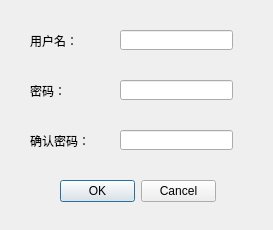
<?xml version="1.0" encoding="UTF-8"?>
<ui version="4.0">
 <class>Dialog</class>
 <widget class="QDialog" name="Dialog">
  <property name="geometry">
   <rect>
    <x>0</x>
    <y>0</y>
    <width>273</width>
    <height>230</height>
   </rect>
  </property>
  <property name="windowTitle">
   <string>添加管理员</string>
  </property>
  <widget class="QDialogButtonBox" name="buttonBox">
   <property name="geometry">
    <rect>
     <x>60</x>
     <y>180</y>
     <width>156</width>
     <height>23</height>
    </rect>
   </property>
   <property name="standardButtons">
    <set>QDialogButtonBox::Cancel|QDialogButtonBox::Ok</set>
   </property>
  </widget>
  <widget class="QLabel" name="label">
   <property name="geometry">
    <rect>
     <x>30</x>
     <y>30</y>
     <width>81</width>
     <height>21</height>
    </rect>
   </property>
   <property name="text">
    <string>用户名：</string>
   </property>
  </widget>
  <widget class="QLabel" name="label_2">
   <property name="geometry">
    <rect>
     <x>30</x>
     <y>80</y>
     <width>81</width>
     <height>21</height>
    </rect>
   </property>
   <property name="text">
    <string>密码：</string>
   </property>
  </widget>
  <widget class="QLabel" name="label_3">
   <property name="geometry">
    <rect>
     <x>30</x>
     <y>130</y>
     <width>81</width>
     <height>21</height>
    </rect>
   </property>
   <property name="text">
    <string>确认密码：</string>
   </property>
  </widget>
  <widget class="QLineEdit" name="UserName">
   <property name="geometry">
    <rect>
     <x>120</x>
     <y>30</y>
     <width>113</width>
     <height>20</height>
    </rect>
   </property>
  </widget>
  <widget class="QLineEdit" name="password">
   <property name="geometry">
    <rect>
     <x>120</x>
     <y>80</y>
     <width>113</width>
     <height>20</height>
    </rect>
   </property>
  </widget>
  <widget class="QLineEdit" name="checkPassword">
   <property name="geometry">
    <rect>
     <x>120</x>
     <y>130</y>
     <width>113</width>
     <height>20</height>
    </rect>
   </property>
  </widget>
 </widget>
 <resources/>
 <connections>
  <connection>
   <sender>buttonBox</sender>
   <signal>accepted()</signal>
   <receiver>Dialog</receiver>
   <slot>update()</slot>
   <hints>
    <hint type="sourcelabel">
     <x>137</x>
     <y>191</y>
    </hint>
    <hint type="destinationlabel">
     <x>136</x>
     <y>114</y>
    </hint>
   </hints>
  </connection>
  <connection>
   <sender>buttonBox</sender>
   <signal>rejected()</signal>
   <receiver>Dialog</receiver>
   <slot>close()</slot>
   <hints>
    <hint type="sourcelabel">
     <x>137</x>
     <y>191</y>
    </hint>
    <hint type="destinationlabel">
     <x>136</x>
     <y>114</y>
    </hint>
   </hints>
  </connection>
 </connections>
</ui>
